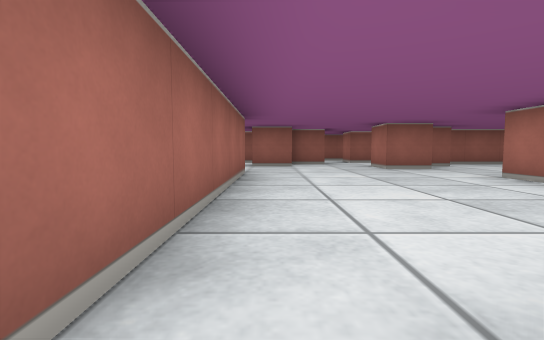
[1] (above)

24 first-person views from a walk through a cub3D ray-caster map. The camera is about half as high as the walls, tilts 4° down and sees 85° across. The floor is counted in squares. Each view is taken from the middle of a square. On the plan, view 1 faces up. The plan holds only what a view shows up to about 9 squares ahead; the rest is blank.

[2]
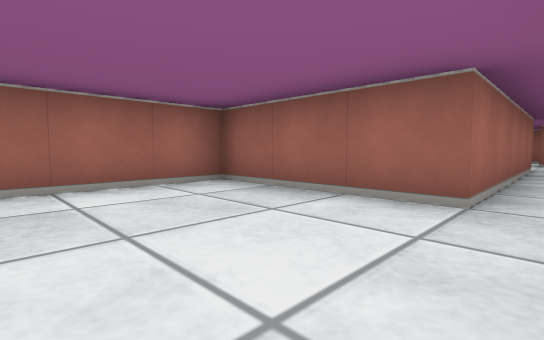

[3]
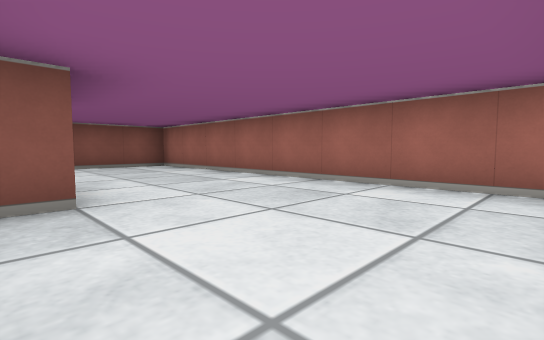

[4]
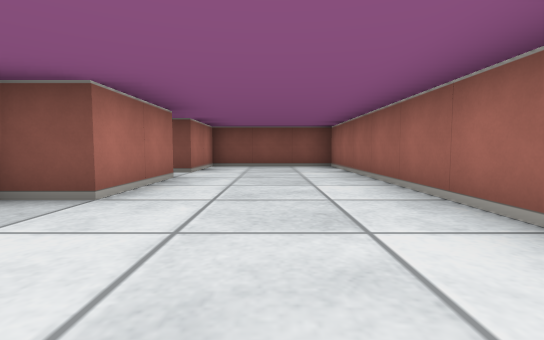

[5]
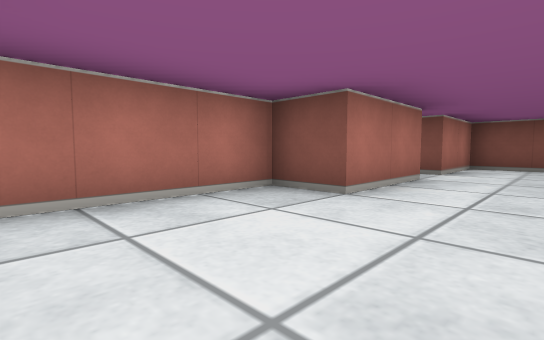

[6]
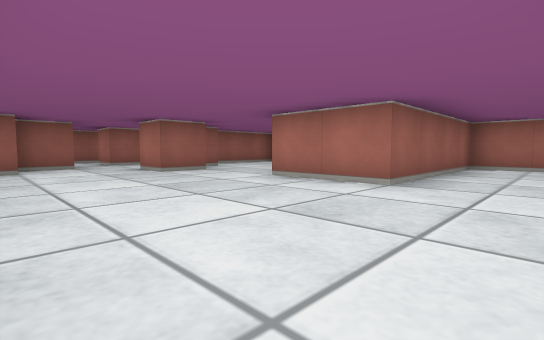

[7]
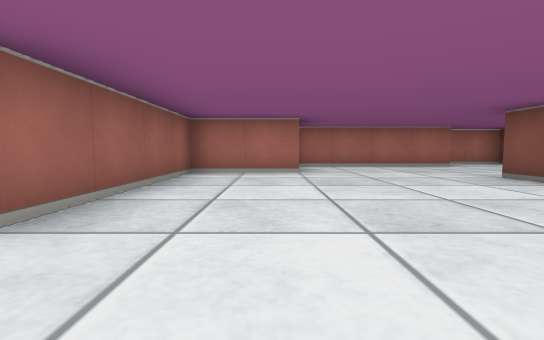

[8]
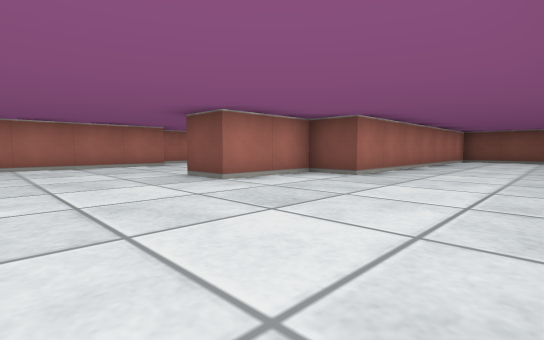

[9]
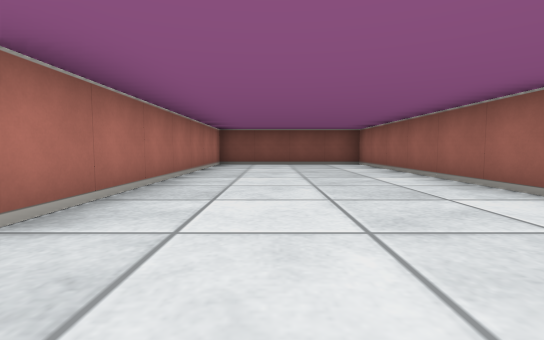

[10]
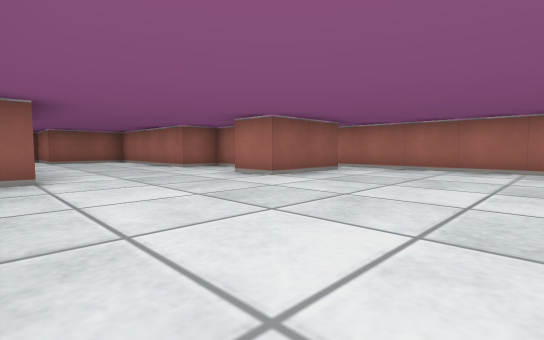

[11]
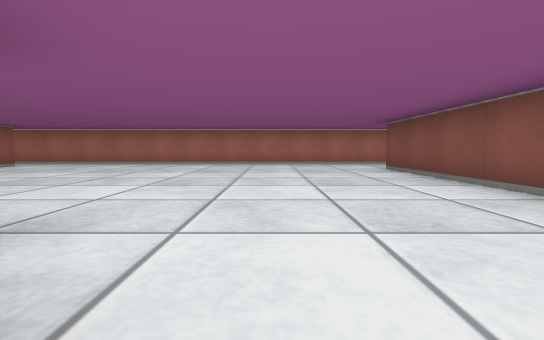

[12]
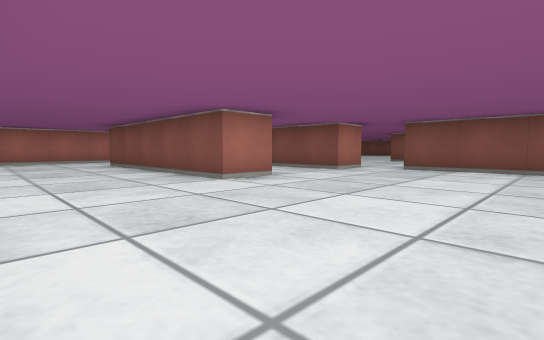

[13]
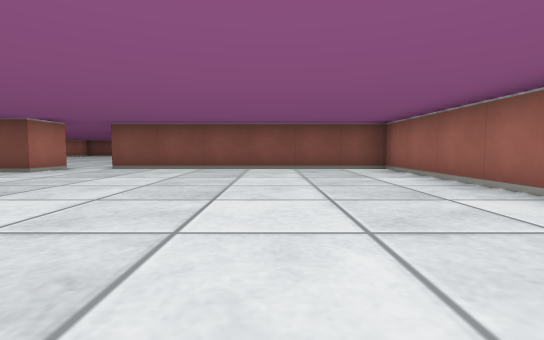

[14]
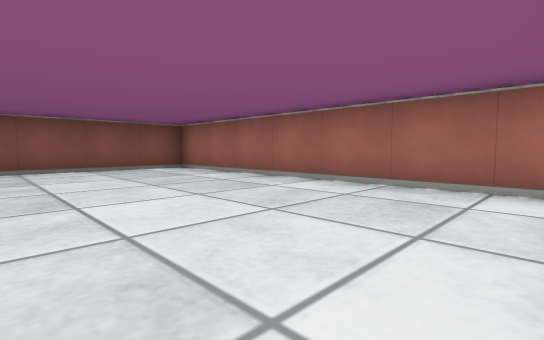

[15]
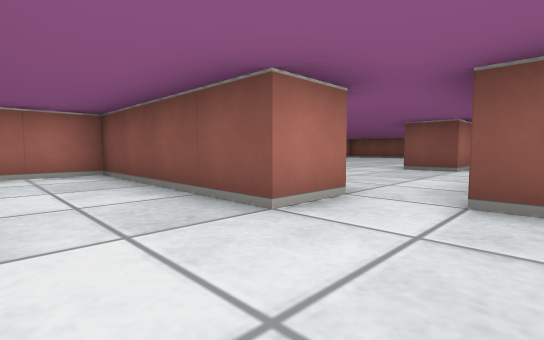

[16]
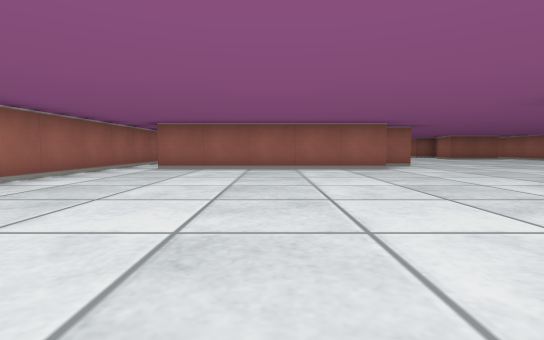

[17]
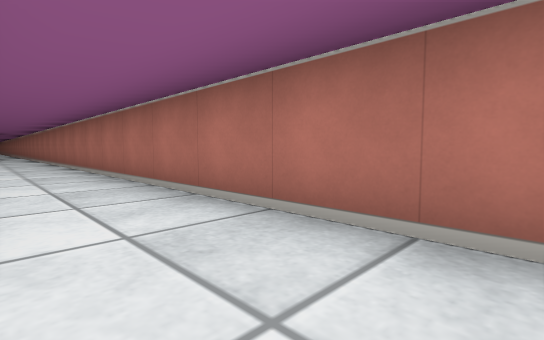

[18]
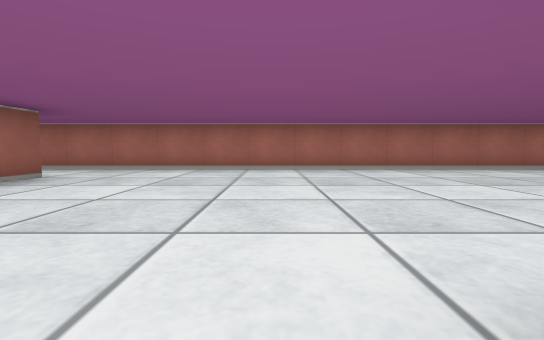

[19]
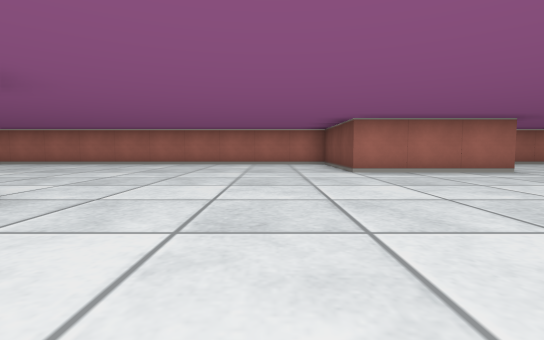

[20]
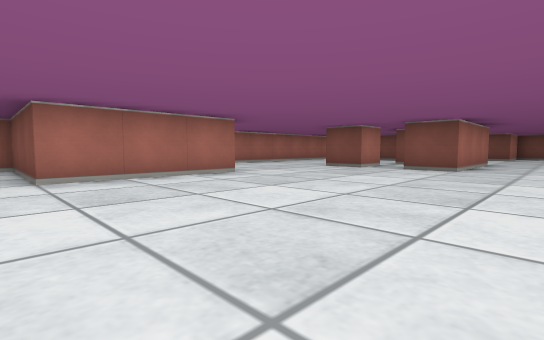

[21]
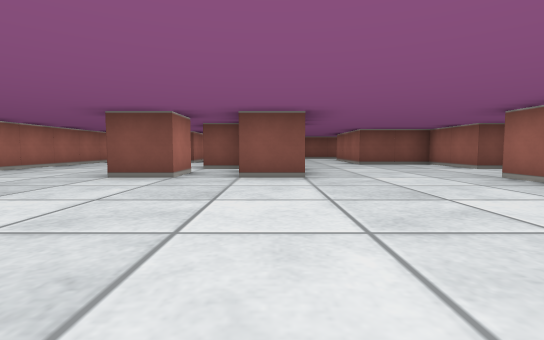

[22]
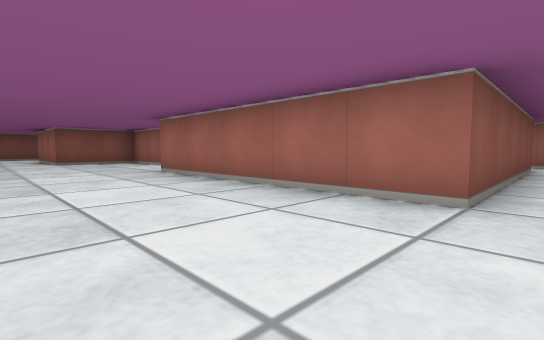

[23]
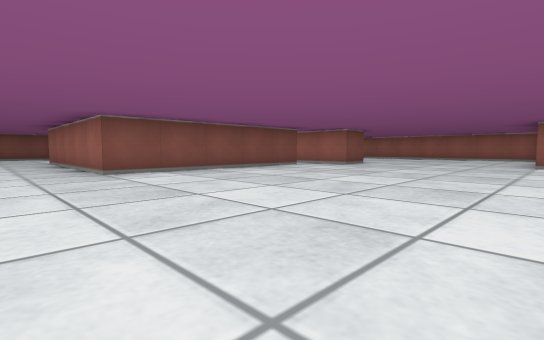

[24]
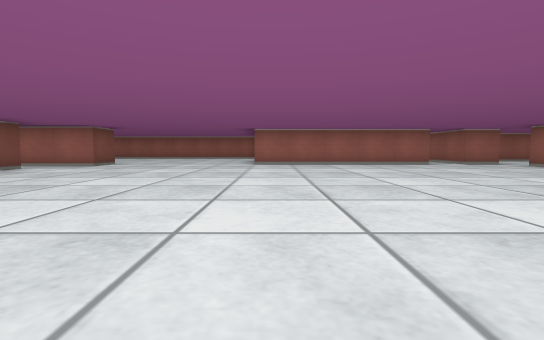

### Floor plan
Ten units are one square. View 1 is at (0, 0); x grows to the right and y downward. Boxes are objects, and circles mark ways between rooms. Rooms are numbered by the first view taken in them; rooms with no view inside come last. Other rooms are left out.
<svg viewBox="-45 -100 175 527">
<path fill="none" stroke="#000" d="M-5 46 -5 25 5 25 5 0M-5 -5 -35 -5 -35 75 -5 75 -5 55M66 55 61 55M5 56 5 115 45 115 45 45 55 45 55 25 65 25M-5 55 -1 55M56 115 49 115M46 125 -5 125M-15 99 -15 195 45 195M105 56 105 35 95 35 95 -4M116 65 95 65 95 55M84 -5 75 -5 75 -25 35 -25 35 -45M55 165 55 155 105 155M55 196 55 185 95 185 95 171M-5 -55 -5 -5M25 -65 25 -75M6 -75 -5 -75M16 -85 5 -85M125 205 125 66M34 -95 25 -95M55 245 55 235 65 235M-15 325 35 325 35 375M95 346 95 315 125 315 125 205M-35 315 -25 315 -25 334M85 386 85 375 95 375M19 395 25 395 25 415 45 415M76 395 85 395M-35 224 -35 275M65 405 65 375 75 375M-20 205 -25 205M-35 204 -35 215 -40 215M105 195 98 195M125 421 125 369"/>
<circle cx="0" cy="-10" r="3" fill="#2a7"/>
<circle cx="0" cy="50" r="3" fill="#2a7"/>
<circle cx="115" cy="195" r="3" fill="#2a7"/>
<circle cx="50" cy="190" r="3" fill="#2a7"/>
<text x="-20" y="30">1</text>
<text x="40" y="70">2</text>
<text x="40" y="300">3</text>
</svg>
Room 1 opens to room 2. Room 2 opens to room 3.

Where each view was taken, in squares from view 1:
view 1: 0 up, 0 right, facing up
view 2: 2 down, 0 right, facing up-left
view 3: 0 up, 0 right, facing down-left
view 4: 0 up, 2 left, facing down
view 5: 0 up, 2 left, facing down-right
view 6: 1 up, 0 right, facing up-right
view 7: 1 up, 2 right, facing right
view 8: 0 up, 2 right, facing down-right
view 9: 3 down, 3 right, facing down
view 10: 10 down, 6 right, facing up-right
view 11: 13 down, 4 right, facing right
view 12: 13 down, 2 right, facing down-right
view 13: 13 down, 1 right, facing down
view 14: 13 down, 2 right, facing down-left
view 15: 17 down, 4 right, facing down-right
view 16: 19 down, 2 right, facing up
view 17: 21 down, 11 right, facing up-right
view 18: 23 down, 6 right, facing right
view 19: 30 down, 4 right, facing right
view 20: 31 down, 5 right, facing down-right
view 21: 33 down, 7 right, facing down
view 22: 32 down, 6 right, facing down-left
view 23: 27 down, 5 right, facing down-left
view 24: 27 down, 5 right, facing left
